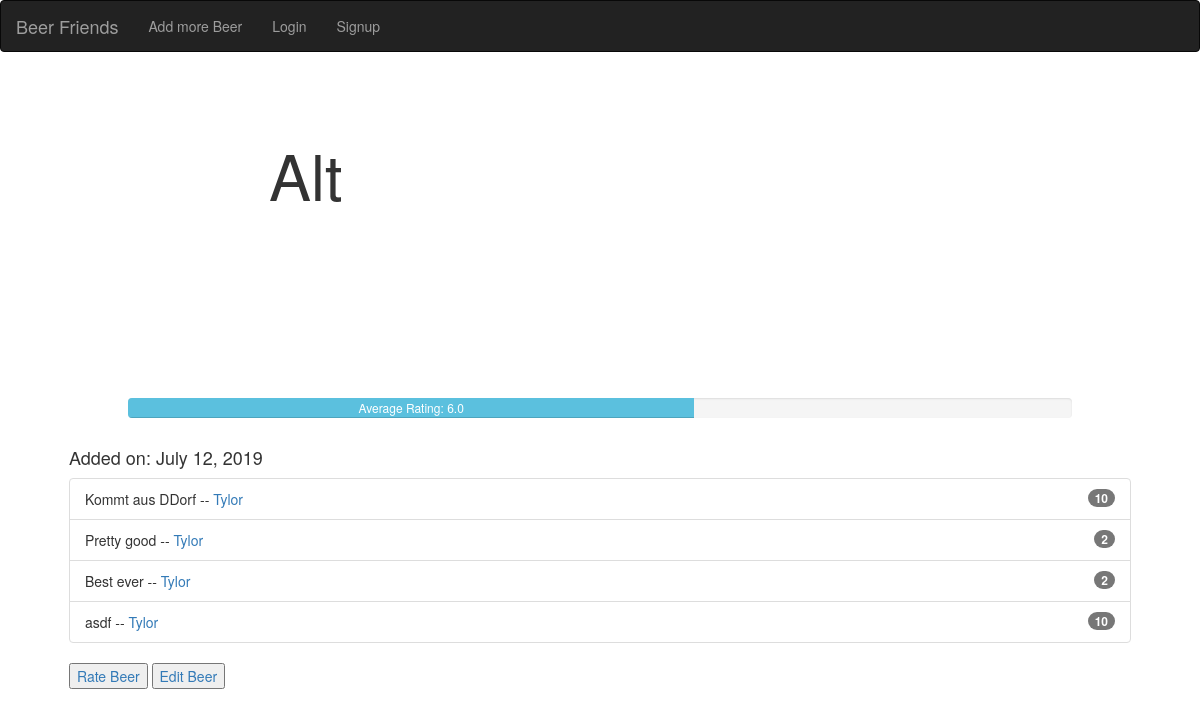
Page /10/ on the committed database.
### beerFriends/models.py (models this page shows)
class Beer(models.Model):
    name = models.CharField(max_length=250, null=True)
    addedOn = models.DateField(default=datetime.now, blank=True)
    origin = models.CharField(max_length=250, null=True)
    rating = models.FloatField(null=True, blank=True)
    image = CloudinaryField('image', null=True)
    alcoholContent = models.FloatField(validators=[MinValueValidator(0), MaxValueValidator(100)], max_length=10, null=True, blank=True)

class Review(models.Model):
    beer = models.ForeignKey(Beer, on_delete=models.CASCADE)
    rating = models.IntegerField(validators=[MinValueValidator(1), MaxValueValidator(10)], null=True)
    text = models.CharField(max_length=250, null=True)
    creator = models.CharField(max_length=250, null=True)

### beerFriends/views.py (the view)
# urls.py: path('<slug:pk>/', BeerDetailView.as_view(), name='beer-detail'),
class BeerDetailView(DetailView):
    model = Beer
    slug_url_kwarg = "id"
    def get_context_data(self, **kwargs):
        context = super().get_context_data(**kwargs)
        reviews = Review.objects.filter(beer__id=self.kwargs['pk'])
        context['reviews'] = reviews
        context['now'] = timezone.now()
        rating = get_avg_rating(reviews)
        context['avgRating'] = rating
        context['avgRatingPercentage'] = rating * 10
        return context

### beerFriends/views.py (called while the page is built)
def get_avg_rating(reviews):
    ratings = []
    for review in reviews:
        ratings.append(review.rating)
    if len(ratings) > 0:
        return statistics.mean(ratings)
    return "Not yet rated"

### templates/beerFriends/beer_detail.html (shortened to what this page needs)
{% extends 'base.html' %}
{% block content %}
<div class="jumbotron" style="background-color: transparent">
    <div style="display: flex; margin: auto; width: 90%;">
        <div style="width: 200px; height: 200px">
        </div>
        <h1>{{beer.name}}</h1>
    </div>
</div>
<div class="progress" style="width: 80%; margin: auto">
    <div class="progress-bar progress-bar-info" role="progressbar" aria-valuenow="{{avgRatingPercentage}}"
         aria-valuemin="0" aria-valuemax="100" style="width:{{ avgRatingPercentage }}%">
        Average Rating: {{avgRating|floatformat:1}}
    </div>
</div>
<div style="width: 90%; margin: auto">
    <br/>
    <h4>Added on: {{beer.addedOn}}</h4>
    <ul class="list-group">
        {% if reviews %}
        {% for review in reviews %}
        <li class="list-group-item">
            <span class="badge">{{review.rating}}</span>
            {{review.text}} -- <a href="{% url 'user' review.creator %}">{{review.creator}}</a>
        </li>
        {% endfor %}
        {% else %}
        <p>Not yet rated</p>
        {% endif %}
    </ul>
    <button>
        <a href="{% url 'rate' beer.id %}">
            Rate Beer
        </a>
    </button>
    <button>
        <a href="{% url 'edit' beer.id %}">
            Edit Beer
        </a>
    </button>
</div>
{% endblock %}

### rows in the picture
Beer: name "Alt", addedOn "July 12, 2019"
Review: rating "10", text "Kommt aus DDorf", creator "Tylor"
Review: rating "2", text "Pretty good", creator "Tylor"
Review: rating "2", text "Best ever", creator "Tylor"
Review: rating "10", text "asdf", creator "Tylor"

### other values in the picture
{{ avgRating|floatformat:1 }} "6.0"
